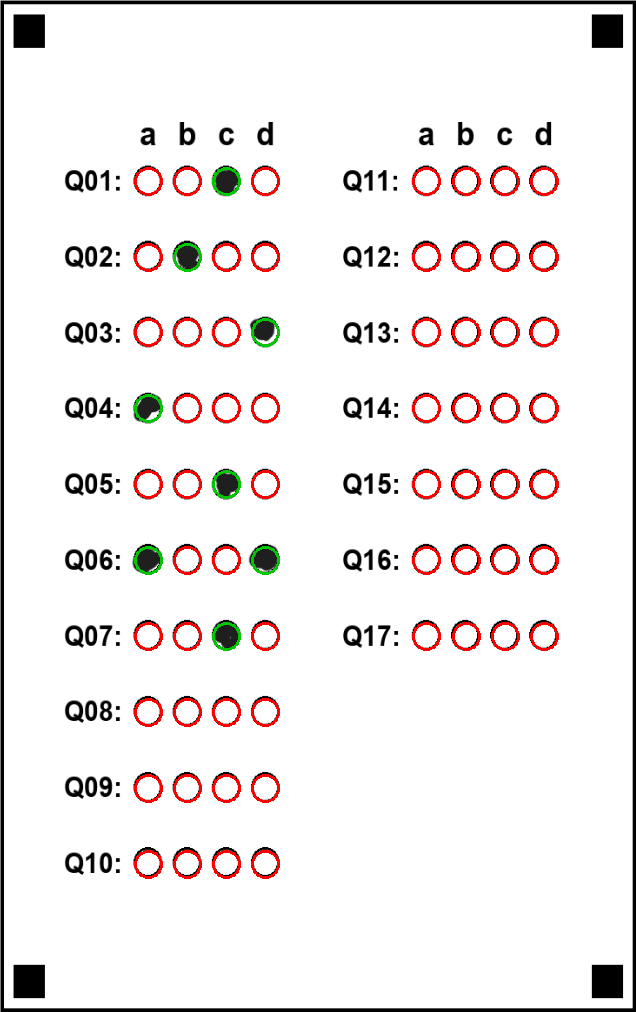
#> input picture app/debug_coodenadas2.png, 636 x 1012 px
$ python -i omr_service.py   (imports and definitions only)
#> lines starting #> are read from the running program, lines starting #| are printed output that depends on the picture; after the words box and inside, x2 and y2 are one past the last pixel; in counts of white or black regions, pixels touching at a corner belong together
#> further down, picture is the input picture: shape (1012, 636, 3); mean B, G, R 235.7, 236.3, 241.2
### app/utils/image_utils.py
import cv2

def convert_to_gray(image):
    gray = cv2.cvtColor(image, cv2.COLOR_BGR2GRAY)
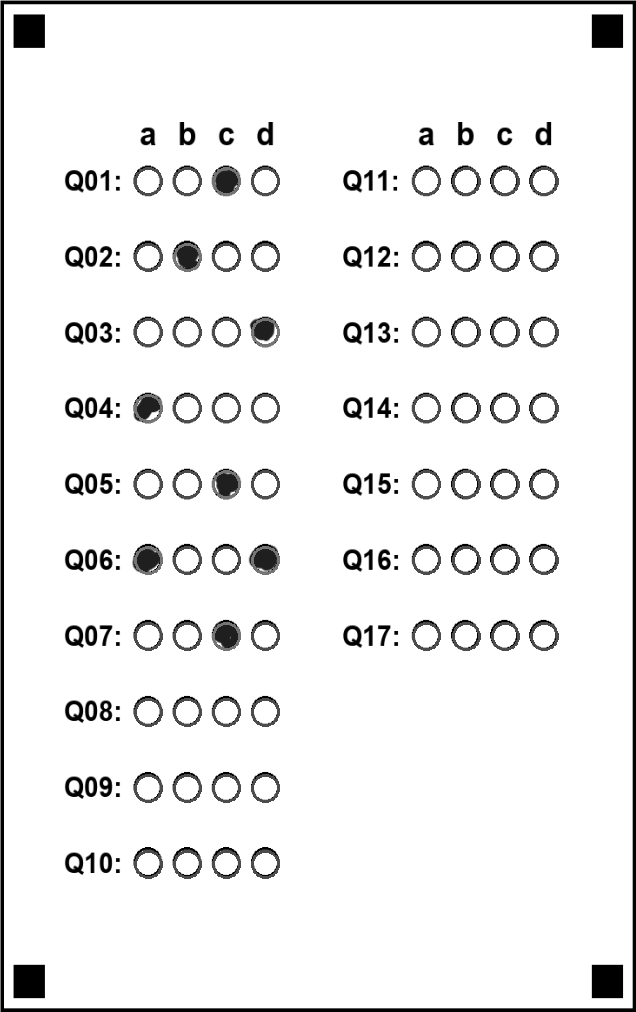
#> gray: shape (1012, 636); min 0, max 255, mean 237.7
    return gray

# [8 lines left out: function threshold_image, not called in this run]

def threshold_otsu(gray):
    _, binaria = cv2.threshold(gray, 0, 255, cv2.THRESH_BINARY_INV + cv2.THRESH_OTSU)
    return binaria

### app/services/omr_service.py
import math
import cv2
import numpy as np
import json
from pyzbar.pyzbar import decode
from utils.image_utils import convert_to_gray, threshold_otsu

def ordenar_pontos(pontos):
    # ORDENA OS 4 PONTOS
    pontos = pontos.reshape((4, 2))
    novos_pontos = np.zeros((4, 1, 2), dtype=np.float32)

    soma = pontos.sum(1)
    novos_pontos[0] = pontos[np.argmin(soma)]
    novos_pontos[2] = pontos[np.argmax(soma)]

    diff = np.diff(pontos, axis=1)
    novos_pontos[1] = pontos[np.argmin(diff)]
    novos_pontos[3] = pontos[np.argmax(diff)]

    return novos_pontos

def alinhar_folha(imagem):
    # PRÉ-PROCESSAMENTO
    gray = convert_to_gray(imagem)
    blurred = cv2.GaussianBlur(gray, (5, 5), 0)
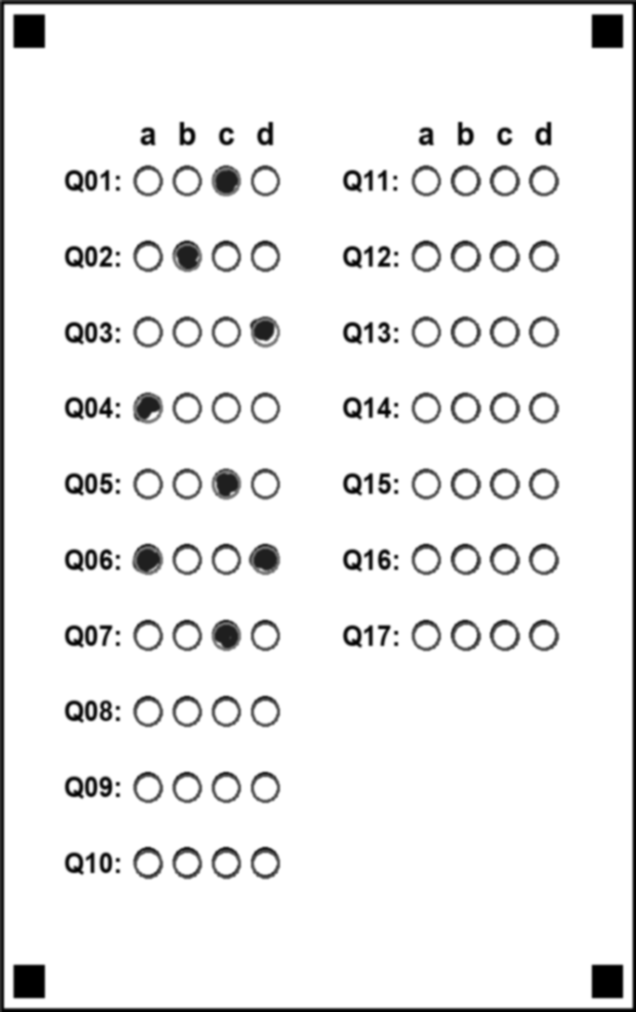
#> blurred: shape (1012, 636); min 0, max 255, mean 237.6
    edged = cv2.Canny(blurred, 75, 200)
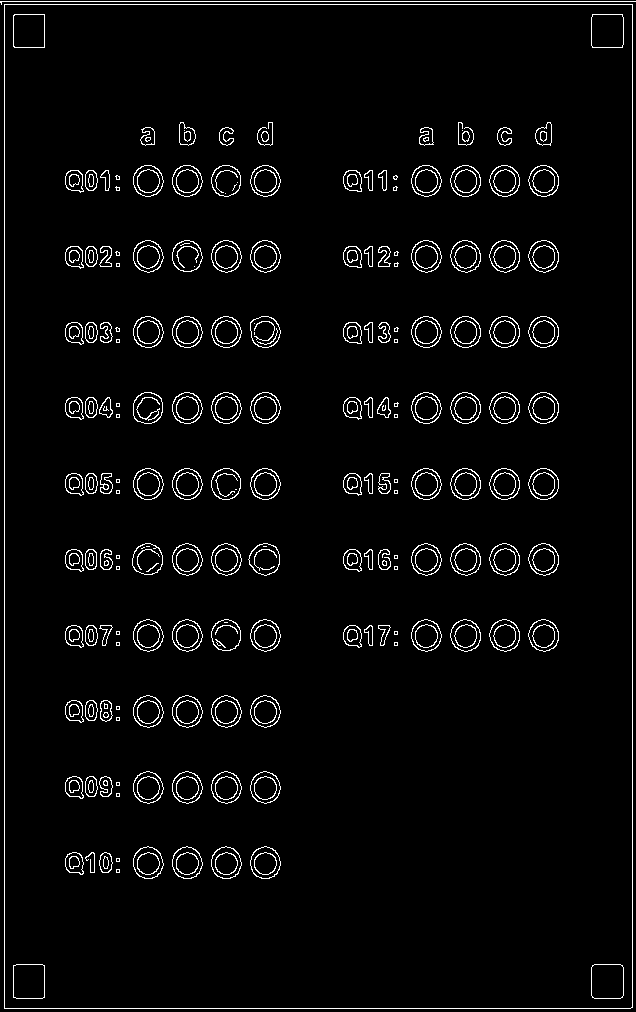
#> edged: shape (1012, 636); 3.6% white in thin lines or dots

    # CONTORNOS
    contornos, _ = cv2.findContours(edged.copy(), cv2.RETR_EXTERNAL, cv2.CHAIN_APPROX_SIMPLE)
#> contornos = 2 contours, 1 with area under 20; largest, box (x1, y1, x2, y2) and area: (4, 4, 633, 1009) 630510
    contornos = sorted(contornos, key=cv2.contourArea, reverse=True)

    for c in contornos:
        perimetro = cv2.arcLength(c, True)
        approx = cv2.approxPolyDP(c, 0.02 * perimetro, True)

        if len(approx) == 4:
            pontos_ordenados = ordenar_pontos(approx)

            largura_final, altura_final = 1000, 1400
            pts_destino = np.float32([
                [0, 0], [largura_final, 0], [largura_final, altura_final], [0, altura_final]
            ])

            matriz = cv2.getPerspectiveTransform(pontos_ordenados, pts_destino)
            warped = cv2.warpPerspective(imagem, matriz, (largura_final, altura_final))

            return warped
#> this loop made 1 pass
#> (perimetro, pontos in ordenar_pontos, soma in ordenar_pontos, diff in ordenar_pontos, pontos_ordenados, largura_final, altura_final) on pass 1: (3263.4, [[4, 4], [4, 1008], [632, 1007], [632, 4]], [8, 1012, 1639, 636], [0, 1004, 375, -628], [[4, 4], [632, 4], [632, 1007], [4, 1008]], 1000, 1400)
#> pass 1, in alinhar_folha, `warped = cv2.warpPerspective(imagem, matriz, (largura_final, altura_fi..`:
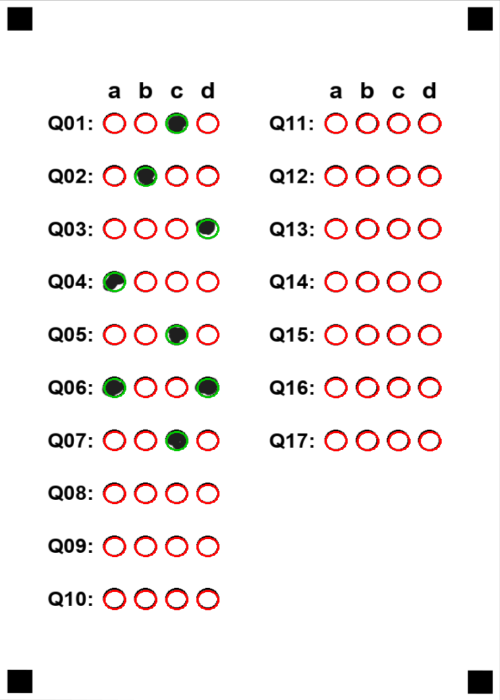
#> warped: shape (1400, 1000, 3) (shown at 1/2 size); mean B, G, R 239.9, 240.4, 245.5

    return None

# [194 lines left out: functions ler_dados_qrcode, isolar_caixa_respostas, calcular_colunas, calcular_dimensoes, mapear_coordenadas_bolhas, extrair_respostas and 1 more, not called in this run]

>>> import cv2
>>> picture = cv2.imread('../debug_coodenadas2.png')
>>> result = alinhar_folha(picture)

$ run again, on app/debug_coordenadas.png
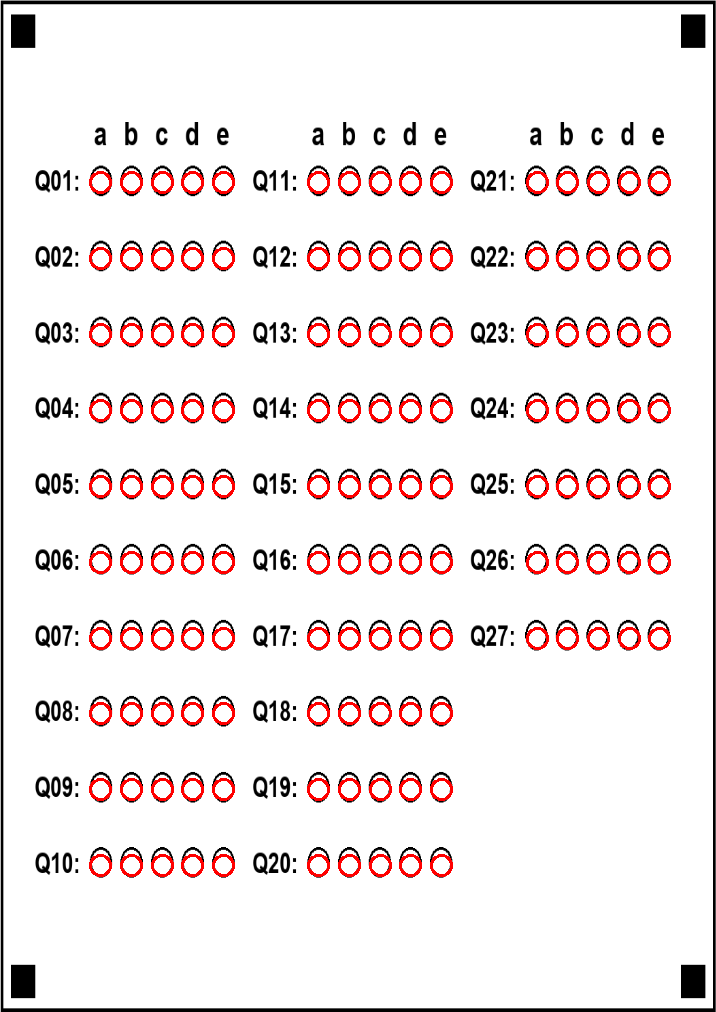
#> input picture app/debug_coordenadas.png, 716 x 1012 px
#> picture is the input picture: shape (1012, 716, 3); mean B, G, R 232.3, 232.3, 241.5
#> in alinhar_folha, `edged = cv2.Canny(blurred, 75, 200)`:
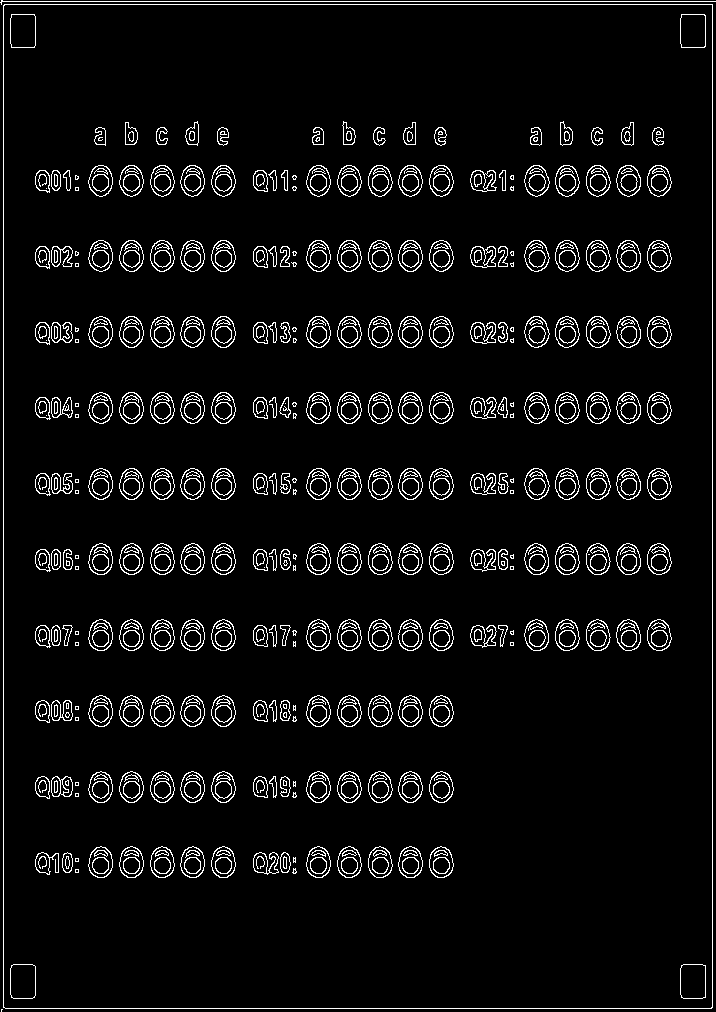
#> edged: shape (1012, 716); 5.6% white in thin lines or dots
#> contornos = 3 contours, 2 with area under 20; largest, box (x1, y1, x2, y2) and area: (3, 4, 713, 1009) 711834
#> the loop in alinhar_folha, `for c in contornos:` made 1 pass
#> (perimetro, pontos in ordenar_pontos, soma in ordenar_pontos, diff in ordenar_pontos, pontos_ordenados, largura_final, altura_final) on pass 1: (3424.2, [[4, 4], [3, 1007], [711, 1008], [712, 4]], [8, 1010, 1719, 716], [0, 1004, 297, -708], [[4, 4], [712, 4], [711, 1008], [3, 1007]], 1000, 1400)
#> pass 1, in alinhar_folha, `warped = cv2.warpPerspective(imagem, matriz, (largura_final, altura_fi..`:
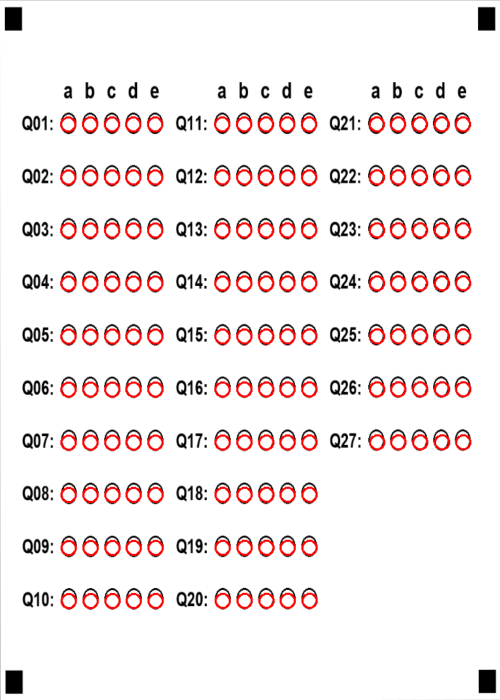
#> warped: shape (1400, 1000, 3) (shown at 1/2 size); mean B, G, R 235.5, 235.5, 244.9
